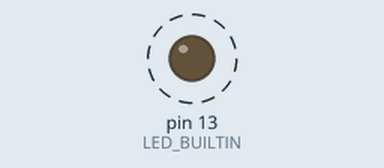
Simulated run of this sketch. Board: Arduino Uno, built with avr-gcc and run on an emulated ATmega328P. On the bench: output pins drawn as LEDs (lit = HIGH). Dashed ring = blinking. What the sketch prints to the serial monitor is not drawn.

Above: at 0.5 s.
Timing chart, 0 to 4.6 s (numbered marks = the images above):
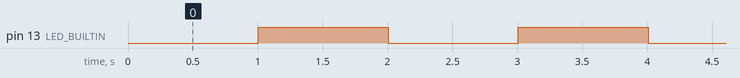

The sketch:

SendSingleCharacter.ino
```cpp
char s = '3';

void setup()
{
  // start serial port at 9600 bps:
  Serial.begin(9600);
  pinMode(LED_BUILTIN,OUTPUT);
}

void loop()
{
  //Make dummy data
  Serial.print(s);
  //Send data to processing
  Serial.print("\r\n");
  Serial.flush(); //wait for outgoing data to go out
  delay(1000);
  digitalWrite(LED_BUILTIN,HIGH);
  delay(1000);
  digitalWrite(LED_BUILTIN,LOW);
}
```

Measured:
- by itself, pin 13 (LED_BUILTIN): alternates HIGH for 1.0 s and LOW for 1.0 s
